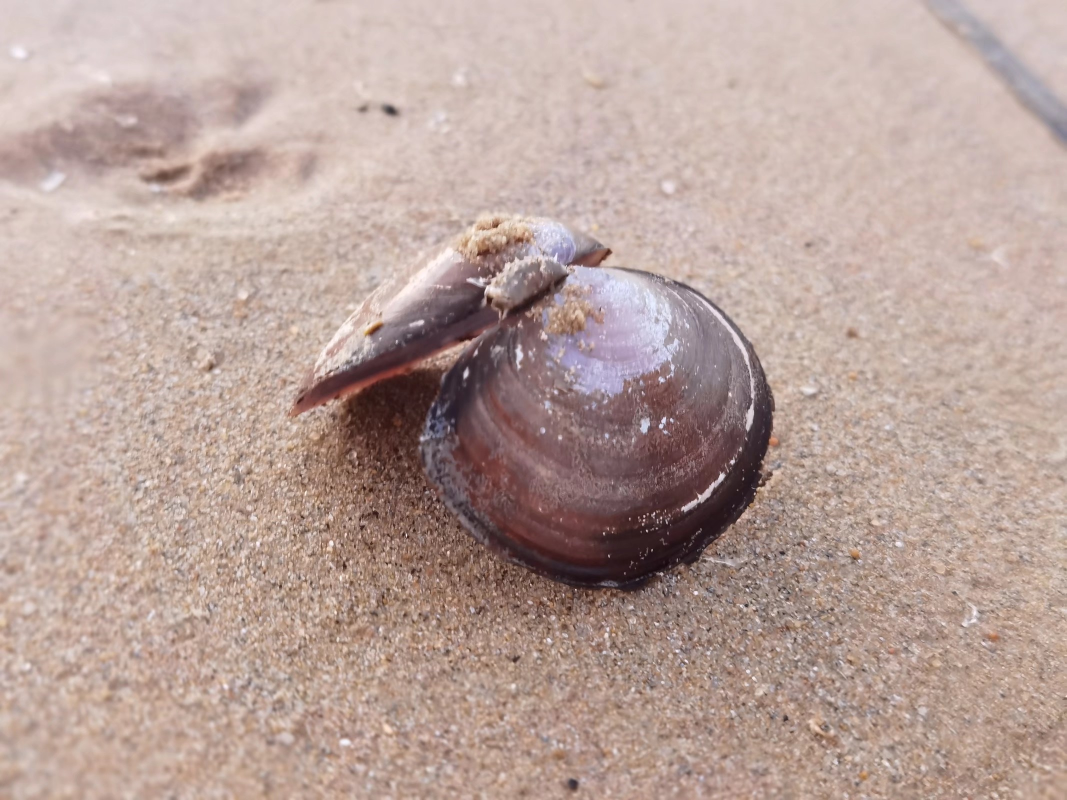
#> input picture fft_2D_pySim/shell.jpeg, 2133 x 1600 px (shown at 1/2 size)
$ jupyter execute fft_2d_shell.ipynb   (shell and % lines are left out)
#> lines starting #> are read from the running program, lines starting #| are printed output that depends on the picture; after the words box and inside, x2 and y2 are one past the last pixel; in counts of white or black regions, pixels touching at a corner belong together
[cell 1]
from matplotlib.image import imread
import numpy as np
import matplotlib.pyplot as plt
import os
plt.rcParams['figure.figsize'] = [16, 6]  # Set the size of the graphic to 4x4 inches
# plt.rcParams['figure.figsize'] = [4, 4]  # Set the size of the graphic to 4x4 inches
plt.rcParams.update({'font.size': 12})

# A = imread(os.path.join('pic.jpg'))
A = imread(os.path.join('shell.jpeg'))
#> A is the input picture: shape (1600, 2133, 3); mean R, G, B 184.2, 161.8, 154.8
# A = imread(os.path.join('building.jpg'))
# A = imread(os.path.join('scenary.jpg'))

# convert RGB to grayscale,This averages the values of the red, green, and blue channels for each pixel，
# each value represents the brightness (intensity) of that pixels
B = np.mean(A,-1);
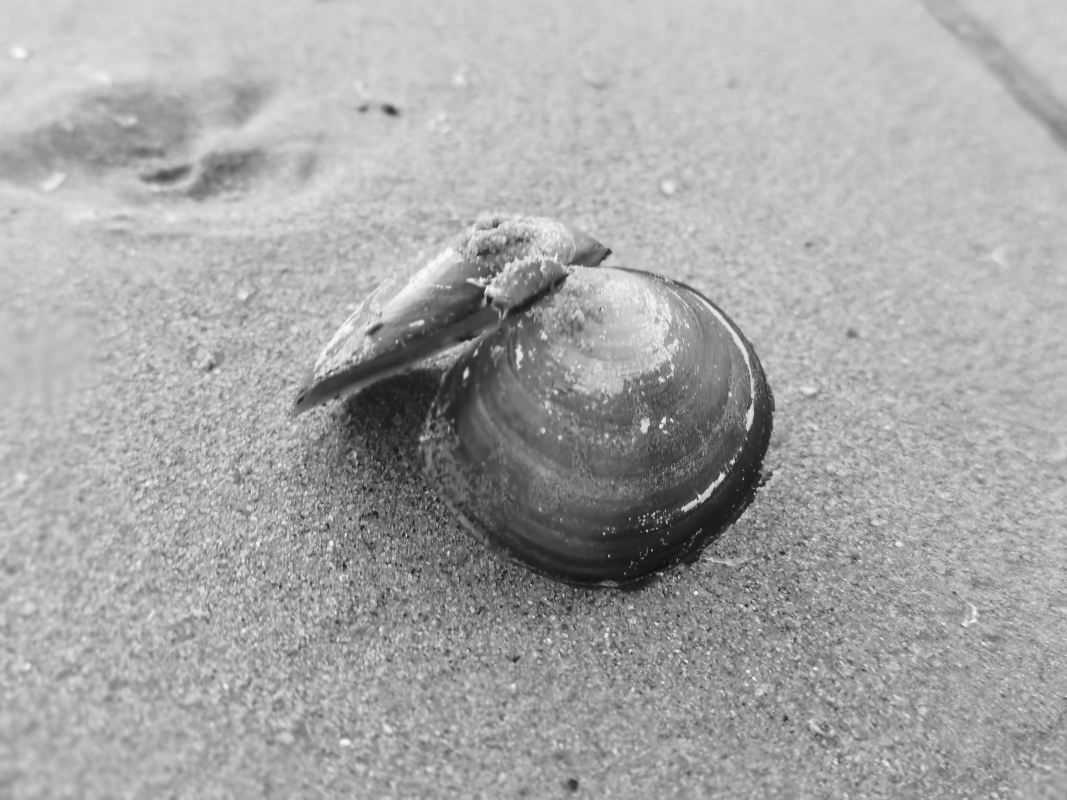
#> B: shape (1600, 2133) float64 (shown at 1/2 size); min 12.67, max 252.7, mean 166.9
# B = A[:, :, 1]  # 使用绿色通道生成灰度图像

plt.figure()

# Original image
plt.subplot(1, 3, 1)
plt.imshow(A)
plt.axis('off')
plt.title('Original Image')

# Inverted grayscale image
plt.subplot(1, 3, 2)
plt.imshow(256 - B, cmap='gray')  # Display inverted grayscale
plt.axis('off')
plt.title('Inverted Grayscale')


# Grayscale image
plt.subplot(1, 3, 3)
plt.imshow(B, cmap='gray')  # Display grayscale
plt.axis('off')
plt.title('Grayscale Image')

plt.tight_layout()  # Adjust layout
plt.show()
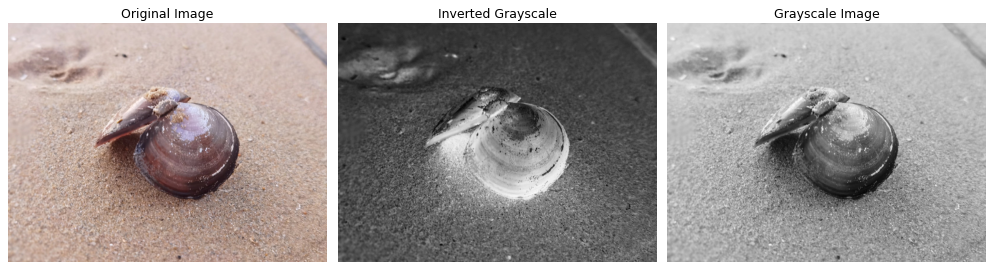
#> figure drawn by matplotlib, 3 panels

'''
plt.imshow(256-A)
plt.imshow(A)
plt.axis('off')
plt.title('original pic')

plt.figure()
# plt.imshow(256-A)
plt.imshow(256-B)
plt.axis('off')
plt.title('256-B')

plt.figure()
plt.imshow(B)
# plt.imshow(B, cmap='gray')  # 显示灰度图
plt.axis('off')
plt.title('B')
'''

[cell 2]
# Display the Frequency Spectrum:
import numpy as np
import matplotlib.pyplot as plt

# Assuming B is your grayscale image from the previous steps
Bt = np.fft.fft2(B)  # Compute the 2D Fourier Transform
Bt_shifted = np.fft.fftshift(Bt)  # Shift zero frequency component to the center

# Compute the magnitude spectrum
# np.abs(Bt_shifted): Takes the magnitude of the complex numbers, which represents the strength of each freq component.
# FT data often contains very large values for low frequencies and very small values for high frequencies.
# Taking the logarithm helps to normalize these values, so the entire spectrum is visible.
# The +1 ensures that we don’t take the logarithm of zero.
magnitude_spectrum = np.log(np.abs(Bt_shifted) + 1)  # Add 1 to avoid log(0)
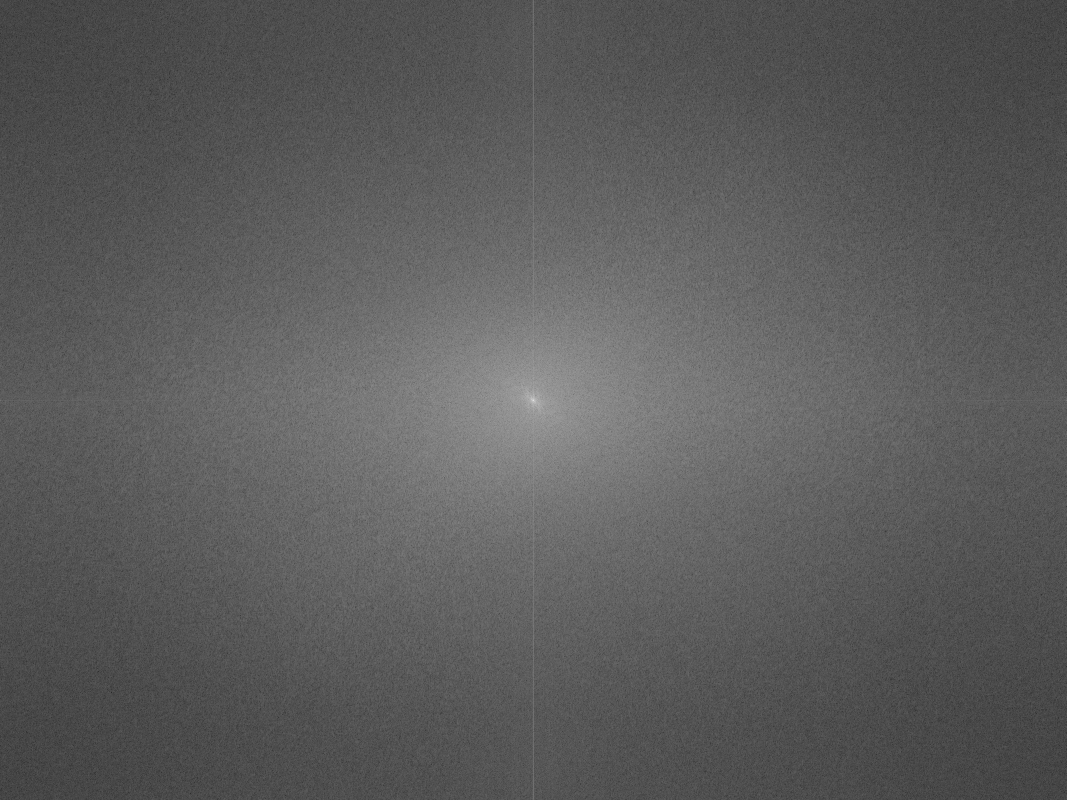
#> magnitude_spectrum: shape (1600, 2133) float64 (shown at 1/2 size); min 1.29, max 20.16, mean 8.1; drawn with min black and max white

# Display the magnitude spectrum
plt.figure(figsize=(4, 4))
# plt.imshow(magnitude_spectrum)
plt.imshow(magnitude_spectrum, cmap='gray')
plt.axis('off')
plt.title('Magnitude Spectrum')

#################################
# Display the magnitude spectrum without Shift zero freq
magnitude_spectrum = np.log(np.abs(Bt) + 1)  # Add 1 to avoid log(0)
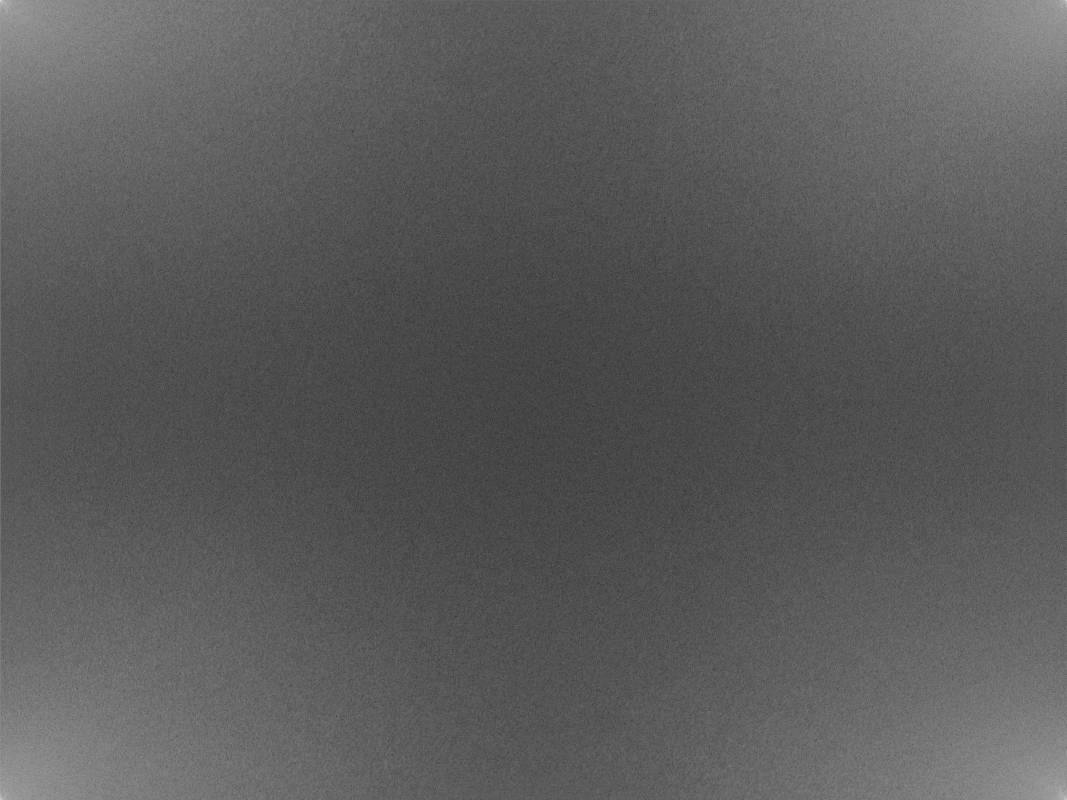
#> magnitude_spectrum: shape (1600, 2133) float64 (shown at 1/2 size); min 1.29, max 20.16, mean 8.1; drawn with min black and max white
plt.figure(figsize=(4, 4))
# plt.imshow(magnitude_spectrum)
plt.imshow(magnitude_spectrum, cmap='gray')
plt.axis('off')
plt.title('Without Shift zero freq')

The center of the spectrum represents the low frequencies (large-scale variations in the image).
The edges of the spectrum represent high frequencies (fine details or noise in the image).
The brightness of each point corresponds to the magnitude of the frequency component.
Brighter points indicate stronger frequency components.

How to interpret the spectrum:
Bright spots near the center: These indicate that the image has significant low-frequency content, meaning the image has smooth transitions and large features.
Bright spots far from the center: These indicate high-frequency components, which usually correspond to edges, fine textures, or noise in the image.
Symmetry: The spectrum is usually symmetric around the center because the Fourier transform of real-valued functions (like an image) has symmetric frequency components.

np.floor(...) rounds down the result of the above calculation to ensure that the resulting value is the largest integer that does not exceed the original value. This is because the index must be an integer, not a decimal.

[cell 3]
#uses the 2D Fast Fourier Transform (FFT) to compress an image by keeping only the largest coefficients
# converting it from the spatial domain to the frequency domain，
Bt = np.fft.fft2(B) # Bt contains complex numbers representing the frequency components of the image.

# Bt.reshape(-1) flattens the 2D array Bt into a 1D array.
# np.abs(Bt) calculates the magnitude of the complex numbers in Bt.
# np.sort(...) sorts the magnitudes in ascending order. important for thresholding small Fourier coefficients later.
Btsort = np.sort(np.abs(Bt.reshape(-1))) # sort by magnitude

plt.rcParams['figure.figsize'] = [4, 4]

# zero out all small coefficients and inverse transform
# different keep percentages, mean how much of the total frequency information to retain
# eg. keep = 0.1 means keeping the largest 10% of the Fourier coefficients.
for keep in (0.1, 0.05, 0.01, 0.002):
    # (1 - keep) computes the fraction of the smallest coefficients to zero out.
    # len(Btsort) gives the total number of coefficients.
    # By multiplying (1 - keep) and using np.floor, we find the index of the threshold value in the sorted list of magnitudes.
    thresh = Btsort[int(np.floor((1-keep)*len(Btsort)))]
    ind = np.abs(Bt)>thresh  # find samll indices, ind=[0 0 0 ... 1 1]
    Atlow = Bt * ind         # keep large coefficients, zero out small ones
    # convert the modified frequency data back into the spatial domain
    # .real extracts the real part of the result, as the ifft may result in small imaginary parts due to numerical precision.
    Alow = np.fft.ifft2(Atlow).real  # compressed img
    plt.figure()
    plt.imshow(256-Alow, cmap='gray')
    plt.axis('off')
    plt.title('compressed ing: keep = '+ str(keep*100) + '%')
#> this loop made 4 passes
#> thresh on passes 1 to 4: 19242.5, 37463.6, 124789.1, 287693.4
#> pass 1, `ind = np.abs(Bt)>thresh`:
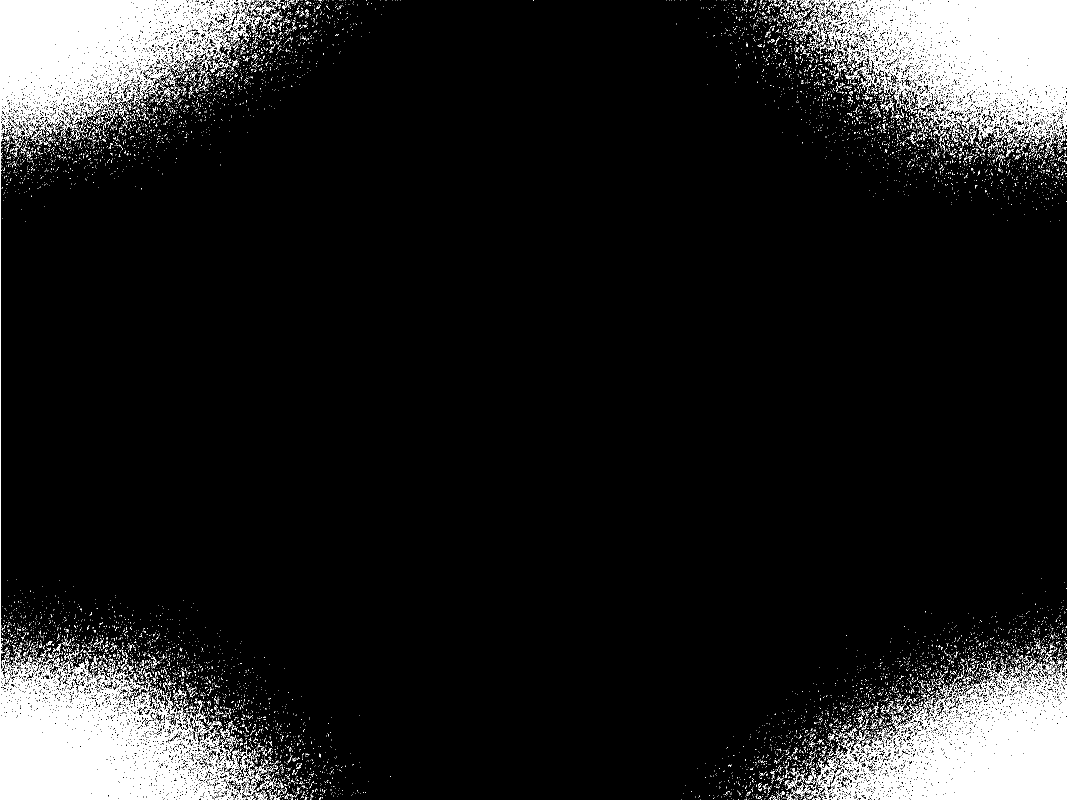
#> ind: shape (1600, 2133) bool (shown at 1/2 size); 10% white; 13351 white regions (12901 under 20 px), largest, box (x1, y1, x2, y2) and area: (0, 0, 478, 1600) 141097, (1664, 0, 2133, 281) 73281, (1656, 1328, 2133, 1600) 66023
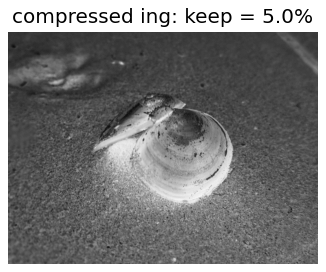
#> figure drawn by matplotlib, 1 panel

[cell 4]
# allowing for dynamic interactions with the plot

from mpl_toolkits.mplot3d import axes3d

plt.rcParams['figure.figsize'] = [6, 6]

fig = plt.figure()
ax = fig.add_subplot(111, projection='3d')
X, Y = np.meshgrid(np.arange(1, np.shape(B)[1]+1), np.arange(1, np.shape(B)[0]+1))
ax.plot_surface(X[0::10, 0::10], Y[0::10, 0::10], 256-B[0::10, 0::10], cmap='viridis', edgecolor='none')
ax.set_title('Surface Plot')
ax.mouse_init()
ax.view_init(200, 270)
plt.show()
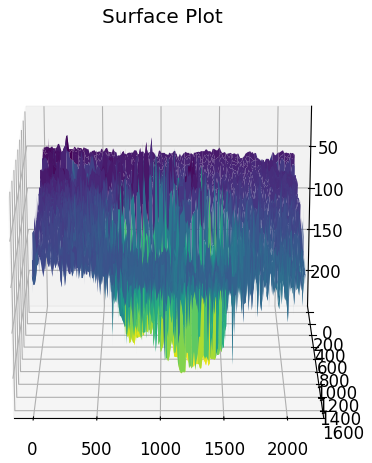
#> figure drawn by matplotlib, 1 panel
